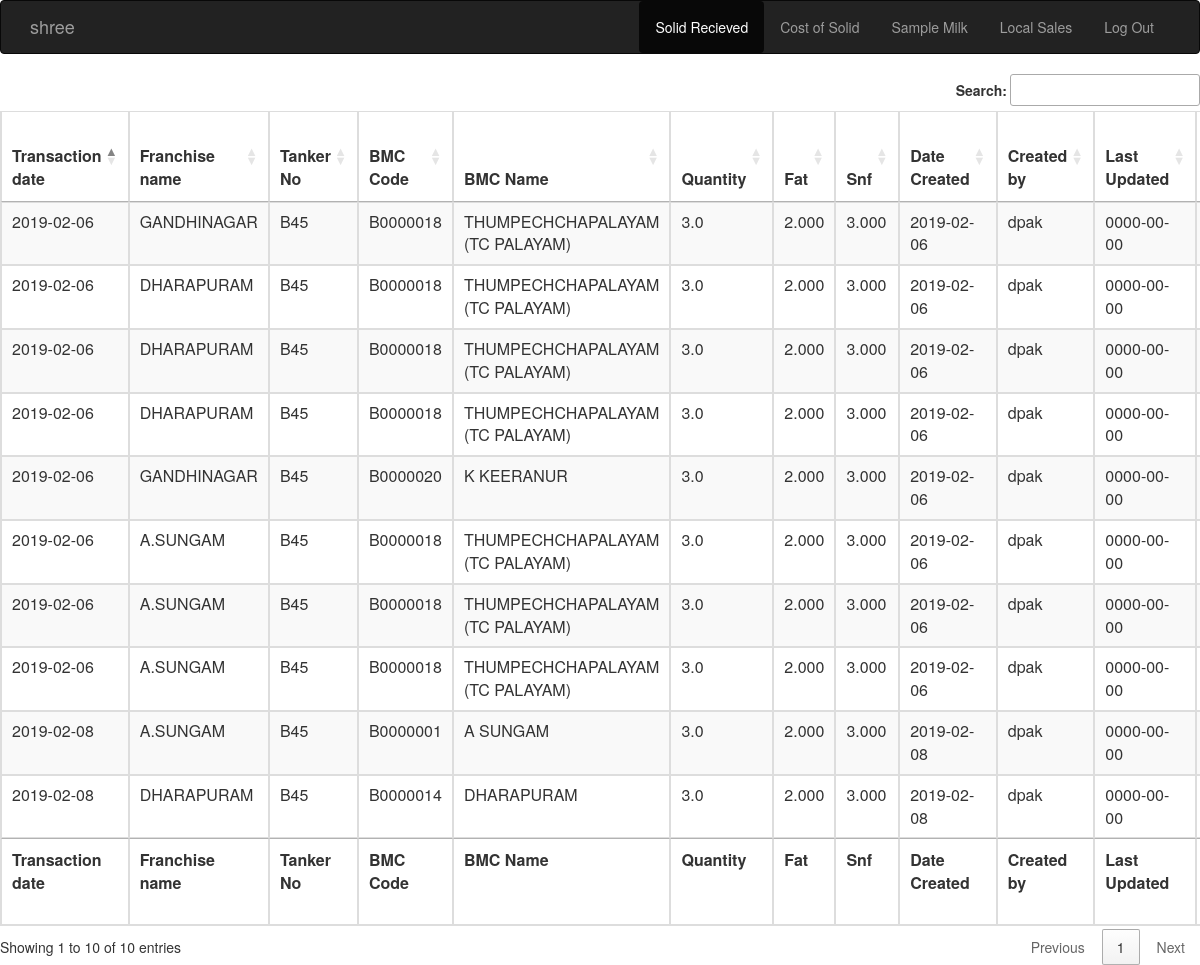
Page /solidrecievedtable.php (signed in) on the committed database.
### tables this page shows
CREATE TABLE `ftd_solid_recvd_plant` (
  `Tran_Date` date DEFAULT NULL,
  `Fran_Name` varchar(25) DEFAULT NULL,
  `Tanker_No` varchar(15) DEFAULT NULL,
  `Bmc_Code` varchar(8) DEFAULT NULL,
  `Bmc_Name` varchar(45) DEFAULT NULL,
  `Qty` decimal(5,1) DEFAULT NULL,
  `Fat` decimal(7,3) DEFAULT NULL,
  `Snf` decimal(7,3) DEFAULT NULL,
  `Add_Date` date DEFAULT NULL,
  `Add_user` varchar(25) DEFAULT NULL,
  `Mody_Date` date DEFAULT NULL,
  `Mody_User` varchar(25) DEFAULT NULL,
  `D_Flag` varchar(1) NOT NULL DEFAULT '-'
);

### solidrecievedtable.php (the view, shortened to what this page needs)
<?php
include('config.php');
?>
<head>
  <link rel="stylesheet" href="https://maxcdn.bootstrapcdn.com/bootstrap/3.3.0/css/bootstrap.min.css">
  <link rel="stylesheet" href="https://cdn.datatables.net/1.10.19/css/dataTables.bootstrap.min.css">
<link rel="stylesheet" href="https://cdn.datatables.net/1.10.19/css/jquery.dataTables.min.css">
<link rel="stylesheet" href="https://cdn.datatables.net/buttons/1.5.2/css/buttons.dataTables.min.css">
</head>
<nav class="navbar navbar-default navbar-inverse">
        <div class="container">
        <div class="navbar-header">
<a class="navbar-brand" href="#"><?php echo $_SESSION['login_user']?></a>
        </div>
        <div class="collapse navbar-collapse" id="navbar-collapse-1">
        <ul class="nav navbar-nav navbar-right">
        <li class="active">
      <a class="btn nav-link" href="solidrecievedtable.php">Solid Recieved</a>
    </li>
	<li  class="nav-item">
      <a class="btn nav-link" id="hide" href="costofsolidtable.php" >Cost of Solid</a>
    </li>
	<li class="nav-item">
      <a class="btn nav-link"  id="hide1" href="samplemilktable.php">Sample Milk</a>
    </li>
	<li class="nav-item">
      <a class="btn nav-link"  id="hide2" href="procurement.php">Local Sales</a>
    </li>
	<li class="nav-item">
      <a class="btn nav-link" href="logout.php">Log Out</a>
    </li>
        </ul>
</div>
</div>
    </nav>
<div class="table-responsive">
<table id="example" class="table table-striped table-bordered">
        <thead>
            <tr >
                <th>Transaction date</th>
                <th>Franchise name</th>
                <th>Tanker No</th>
                <th>BMC Code</th>
                <th>BMC Name</th>
                <th>Quantity</th>
                <th>Fat</th>
                <th>Snf</th>
                <th>Date Created</th>
                <th>Created by</th>
                <th>Last Updated</th>
                <th>Last Updated by</th>
            </tr>
        </thead>
        <tbody>
		<?php
		 $select = "select * from ftd_solid_recvd_plant where D_Flag='-'";
		 $result = mysqli_query($db,$select);
		 while($row = mysqli_fetch_array($result)) {
            ?>
                <tr>
			<td><?php echo $row['Tran_Date'];?></td>
			<td><?php echo $row['Fran_Name']?></td>
			<td><?php echo $row['Tanker_No']?></td>
			<td><?php echo $row['Bmc_Code']?></td>
			<td><?php echo $row['Bmc_Name']?></td>
			<td><?php echo $row['Qty']?></td>
			<td><?php echo $row['Fat']?></td>
			<td><?php echo $row['Snf']?></td>
			<td><?php echo $row['Add_Date']?></td>
			<td><?php echo $row['Add_user']?></td>
			<td><?php echo $row['Mody_Date']?></td>
			<td><?php echo $row['Mody_User']?></td>
			</tr>
            <?php
            }
            ?>
        </tbody>
        <tfoot>
            <tr>
                <th>Transaction date</th>
                <th>Franchise name</th>
                <th>Tanker No</th>
                <th>BMC Code</th>
                <th>BMC Name</th>
                <th>Quantity</th>
                <th>Fat</th>
                <th>Snf</th>
                <th>Date Created</th>
                <th>Created by</th>
                <th>Last Updated</th>
                <th>Last Updated by</th>
            </tr>
        </tfoot>
    </table>
	</div>
	</body>

### rows in the picture
ftd_solid_recvd_plant: Tran_Date "2019-02-06", Fran_Name "GANDHINAGAR", Tanker_No "B45", Bmc_Code "B0000018", Bmc_Name "THUMPECHCHAPALAYAM (TC PALAYAM)", Qty "3.0", Fat "2.000", Snf "3.000", Add_Date "2019-02-06", Add_user "dpak", Mody_Date "0000-00-00"
ftd_solid_recvd_plant: Tran_Date "2019-02-06", Fran_Name "DHARAPURAM", Tanker_No "B45", Bmc_Code "B0000018", Bmc_Name "THUMPECHCHAPALAYAM (TC PALAYAM)", Qty "3.0", Fat "2.000", Snf "3.000", Add_Date "2019-02-06", Add_user "dpak", Mody_Date "0000-00-00"
ftd_solid_recvd_plant: Tran_Date "2019-02-06", Fran_Name "DHARAPURAM", Tanker_No "B45", Bmc_Code "B0000018", Bmc_Name "THUMPECHCHAPALAYAM (TC PALAYAM)", Qty "3.0", Fat "2.000", Snf "3.000", Add_Date "2019-02-06", Add_user "dpak", Mody_Date "0000-00-00"
ftd_solid_recvd_plant: Tran_Date "2019-02-06", Fran_Name "DHARAPURAM", Tanker_No "B45", Bmc_Code "B0000018", Bmc_Name "THUMPECHCHAPALAYAM (TC PALAYAM)", Qty "3.0", Fat "2.000", Snf "3.000", Add_Date "2019-02-06", Add_user "dpak", Mody_Date "0000-00-00"
ftd_solid_recvd_plant: Tran_Date "2019-02-06", Fran_Name "GANDHINAGAR", Tanker_No "B45", Bmc_Code "B0000020", Bmc_Name "K KEERANUR", Qty "3.0", Fat "2.000", Snf "3.000", Add_Date "2019-02-06", Add_user "dpak", Mody_Date "0000-00-00"
ftd_solid_recvd_plant: Tran_Date "2019-02-06", Fran_Name "A.SUNGAM", Tanker_No "B45", Bmc_Code "B0000018", Bmc_Name "THUMPECHCHAPALAYAM (TC PALAYAM)", Qty "3.0", Fat "2.000", Snf "3.000", Add_Date "2019-02-06", Add_user "dpak", Mody_Date "0000-00-00"
ftd_solid_recvd_plant: Tran_Date "2019-02-06", Fran_Name "A.SUNGAM", Tanker_No "B45", Bmc_Code "B0000018", Bmc_Name "THUMPECHCHAPALAYAM (TC PALAYAM)", Qty "3.0", Fat "2.000", Snf "3.000", Add_Date "2019-02-06", Add_user "dpak", Mody_Date "0000-00-00"
ftd_solid_recvd_plant: Tran_Date "2019-02-06", Fran_Name "A.SUNGAM", Tanker_No "B45", Bmc_Code "B0000018", Bmc_Name "THUMPECHCHAPALAYAM (TC PALAYAM)", Qty "3.0", Fat "2.000", Snf "3.000", Add_Date "2019-02-06", Add_user "dpak", Mody_Date "0000-00-00"
ftd_solid_recvd_plant: Tran_Date "2019-02-08", Fran_Name "A.SUNGAM", Tanker_No "B45", Bmc_Code "B0000001", Bmc_Name "A SUNGAM", Qty "3.0", Fat "2.000", Snf "3.000", Add_Date "2019-02-08", Add_user "dpak", Mody_Date "0000-00-00"
ftd_solid_recvd_plant: Tran_Date "2019-02-08", Fran_Name "DHARAPURAM", Tanker_No "B45", Bmc_Code "B0000014", Bmc_Name "DHARAPURAM", Qty "3.0", Fat "2.000", Snf "3.000", Add_Date "2019-02-08", Add_user "dpak", Mody_Date "0000-00-00"

### other values in the picture
$_SESSION['login_user'] "shree"
